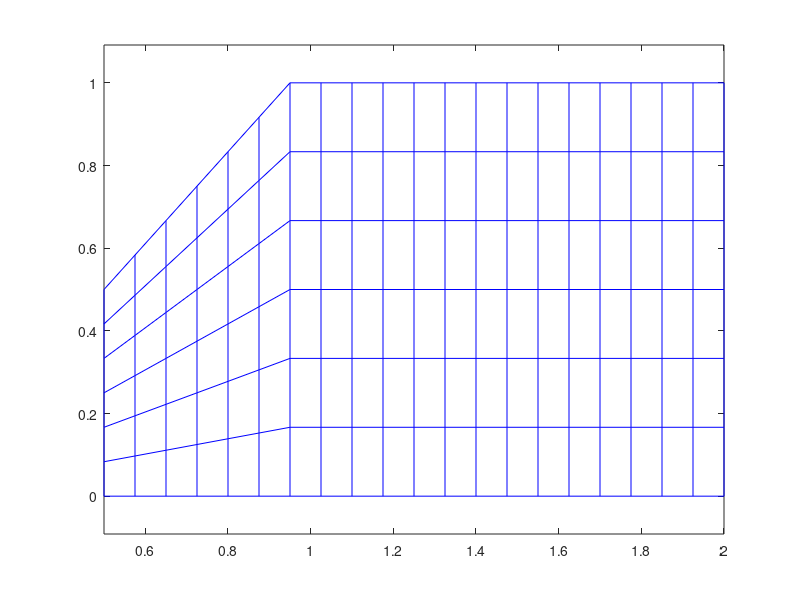
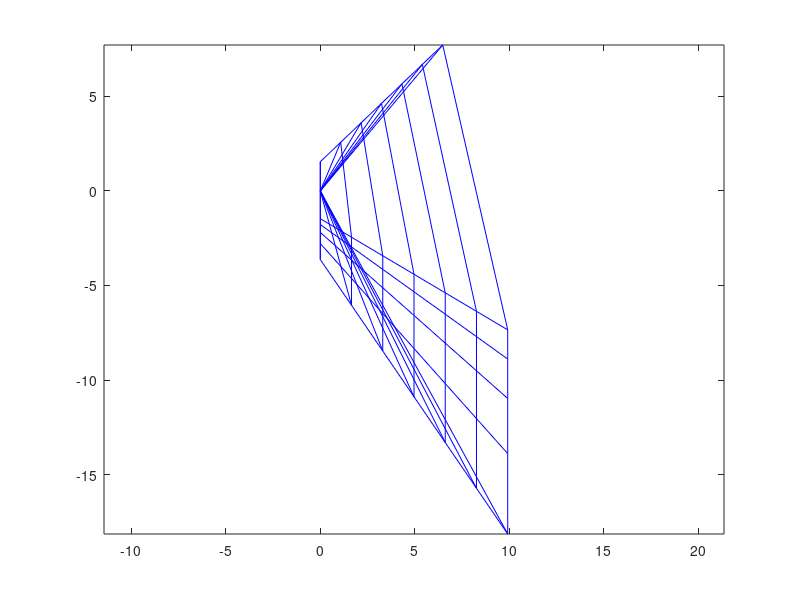

Write the MATLAB code that produced these figures, in order. (Note: this script raises an error after producing the figures.)
clc;
clear
close all;

%% Control Parameters
tol = 1e-5;
omega = 1; % change later when norms are easier to find?
cBC = 1;

%% Initialize Computational Grid and Physical Grid

% Computational Grid
nZeta = 21; % dZ = 1
nEta = 7; % dE = 1
[ZZ, EE] = meshgrid(1:nZeta, 1:nEta);

% Physical Grid -> boundary conditions
xS = linspace(0.5, 2, nZeta);
xW = zeros(nEta, 1);
xN = xS;
xE = ones(nEta, 1);

yS = zeros(size(xS));
yN = [linspace(0.5,1, sum(xN<1)), ones(size(xN(xN >=1)))];%[0.5.*(1 + (2.*xN(xN <1)-1).^2), ones(size(xN(xN >=1)))];
yW = linspace(yS(1), yN(1), nEta);
yE = linspace(yS(end), yN(end), nEta);

UU = cat(3, ZZ, EE, zeros(size(ZZ)), zeros(size(EE))); % [X, Y, P, Q]
for i = 1:size(UU,2)
   UU(:,i,1:2) = cat(3, linspace(xS(i), xN(i), nEta), linspace(yS(i), yN(i), nEta));
end
for i = 2:(size(UU,2)-1) % march from west to east
    % Get Derivatives?
    xZeta = UU(2:end-1, i+1, 1) - UU(2:end-1, i-1,1);
    yZeta = UU(2:end-1, i+1, 2) - UU(2:end-1, i-1,2);
    xEta = UU(3:end,i,1) - UU(1:end-2,i,1);
    yEta = UU(3:end,i,2) - UU(1:end-2,i,2);

    % Calculate alpha, beta, gamma, jacobian
    alpha = xEta.^2 + yEta.^2;
    beta = xZeta.*xEta + yZeta.*yEta;
    gamma = xZeta.^2 + yZeta.^2;
    jac = xZeta.*yEta - yZeta.*xEta;
    
    if (i == 2) || (i == (size(UU,2)-1))
        if i == 2
            ind = i-1;
            dZdx = (-1.5.*ZZ(2:end-1,1)+2.*ZZ(2:end-1,2)-0.5.*ZZ(2:end-1,3))./(-1.5.*UU(2:end-1,1,1)+2.*UU(2:end-1,2,1)-0.5.*UU(2:end-1,3,1)).*(-(UU(3:end,1,2)-UU(1:end-2,1,2))./sqrt((UU(3:end,1,2)-UU(1:end-2,1,2)).^2+(UU(3:end,1,1)-UU(1:end-2,1,1)).^2))...
                    + (ZZ(3:end,1) - ZZ(1:end-2,1))./(UU(3:end,1,2)-UU(1:end-2,1,2)).*(UU(3:end,1,1)-UU(1:end-2,1,1))./sqrt((UU(3:end,1,2)-UU(1:end-2,1,2)).^2+(UU(3:end,1,1)-UU(1:end-2,1,1)).^2); % normal is <-1,0>
            dEdx = (-1.5.*EE(2:end-1,1)+2.*EE(2:end-1,2)-0.5.*EE(2:end-1,3))./(-1.5.*UU(2:end-1,1,1)+2.*UU(2:end-1,2,1)-0.5.*UU(2:end-1,3,1)).*(-(UU(3:end,1,2)-UU(1:end-2,1,2))./sqrt((UU(3:end,1,2)-UU(1:end-2,1,2)).^2+(UU(3:end,1,1)-UU(1:end-2,1,1)).^2))...
                    + (EE(3:end,1) - EE(1:end-2,1))./(UU(3:end,1,2)-UU(1:end-2,1,2)).*(UU(3:end,1,1)-UU(1:end-2,1,1))./sqrt((UU(3:end,1,2)-UU(1:end-2,1,2)).^2+(UU(3:end,1,1)-UU(1:end-2,1,1)).^2); % normal is <-1,0>
            alpha_WE = diff(UU(2:end-1,1:2,1),1,2).^2 + diff(UU(2:end-1,1:2,2),1,2).^2;
        elseif i == (size(UU,2)-1)
            ind = i+1;                
            dZdx = (1.5.*ZZ(2:end-1,end)-2.*ZZ(2:end-1,end-1)+0.5.*ZZ(2:end-1,end-2))./(1.5.*UU(2:end-1,end,1)-2.*UU(2:end-1,end-1,1)+0.5.*UU(2:end-1,end-2,1)).*(-(UU(3:end,end,2)-UU(1:end-2,end,2))./sqrt((UU(3:end,end,2)-UU(1:end-2,end,2)).^2+(UU(3:end,end,1)-UU(1:end-2,end,1)).^2))...
                    + (ZZ(3:end,end) - ZZ(1:end-2,end))./(UU(3:end,end,2)-UU(1:end-2,end,2)).*(UU(3:end,end,1)-UU(1:end-2,end,1))./sqrt((UU(3:end,end,2)-UU(1:end-2,end,2)).^2+(UU(3:end,end,1)-UU(1:end-2,end,1)).^2); % normal is <-1,0>
            dEdx = (1.5.*EE(2:end-1,end)-2.*EE(2:end-1,end-1)+0.5.*EE(2:end-1,end-2))./(1.5.*UU(2:end-1,end,1)-2.*UU(2:end-1,end-1,1)+0.5.*UU(2:end-1,end-2,1)).*(-(UU(3:end,end,2)-UU(1:end-2,end,2))./sqrt((UU(3:end,end,2)-UU(1:end-2,end,2)).^2+(UU(3:end,end,1)-UU(1:end-2,end,1)).^2))...
                    + (EE(3:end,end) - EE(1:end-2,end))./(UU(3:end,end,2)-UU(1:end-2,end,2)).*(UU(3:end,end,1)-UU(1:end-2,end,1))./sqrt((UU(3:end,end,2)-UU(1:end-2,end,2)).^2+(UU(3:end,end,1)-UU(1:end-2,end,1)).^2); % normal is <-1,0>
            alpha_WE = diff(UU(2:end-1,end-1:end,1),1,2).^2 + diff(UU(2:end-1,end-1:end,2),1,2).^2;
        end

        % -(ax_zz - 2Bx_ze + gx_ee)/J^2
        DxZ = -( alpha.*((UU(2:end-1,i+1,1)-2.*UU(2:end-1,i,1)+UU(2:end-1,i-1,1)))...
                -2.*beta.*(diff(UU(3:end,[i+1,i-1],1), 1, 2)-diff(UU(1:end-2,[i+1,i-1],1), 1, 2))...
                +gamma.*((UU(3:end,i,1)-2.*UU(2:end-1,i,1)+UU(1:end-2,i,1)))  )./(jac.^2);

        DyZ = -( alpha.*((UU(2:end-1,i+1,2)-2.*UU(2:end-1,i,2)+UU(2:end-1,i-1,2)))...
                -2.*beta.*(diff(UU(3:end,[i+1,i-1],2), 1, 2)-diff(UU(1:end-2,[i+1,i-1],2), 1, 2))...
                +gamma.*((UU(3:end,i,2)-2.*UU(2:end-1,i,2)+UU(1:end-2,i,2)))  )./(jac.^2);

        % East/West Boundary
        UU(2:end-1, ind,3) = (yEta.*DxZ - xEta.*DyZ)./jac;% - cBC.*(dZdx);
        UU(2:end-1, ind,4) = (xZeta.*DyZ - yZeta.*DxZ)./jac - cBC.*(dEdx);
        
        UU(:,ind,3:4) = cat(3, linspace(UU(1,ind,3),UU(end,ind,3),nEta), linspace(UU(1,ind,4),UU(end,ind,4),nEta));    
    end
    
    DxN = -( alpha(end).*((UU(end-1,i+1,1)-2.*UU(end-1,i,1)+UU(end-1,i-1,1)))...
            -2.*beta(end).*(diff(UU(end,[i+1,i-1],1), 1, 2)-diff(UU(end-2,[i+1,i-1],1), 1, 2))...
            +gamma(end).*((UU(end,i,1)-2.*UU(end-1,i,1)+UU(end-2,i,1)))  )./(jac(end)^2);

    DyN = -( alpha(end).*((UU(end-1,i+1,2)-2.*UU(end-1,i,2)+UU(end-1,i-1,2)))...
            -2.*beta(end).*(diff(UU(end,[i+1,i-1],2), 1, 2)-diff(UU(end-2,[i+1,i-1],2), 1, 2))...
            +gamma(end).*((UU(end,i,2)-2.*UU(end-1,i,2)+UU(end-2,i,2)))  )./(jac(end)^2);

    DxS = -( alpha(1).*((UU(2,i+1,1)-2.*UU(2,i,1)+UU(2,i-1,1)))...
            -2.*beta(1).*(diff(UU(3,[i+1,i-1],1), 1, 2)-diff(UU(1,[i+1,i-1],1), 1, 2))...
            +gamma(1).*((UU(3,i,1)-2.*UU(2,i,1)+UU(1,i,1)))  )./(jac(1)^2);

    DyS = -( alpha(1).*((UU(2,i+1,2)-2.*UU(2,i,2)+UU(2,i-1,2)))...
            -2.*beta(1).*(diff(UU(3,[i+1,i-1],2), 1, 2)-diff(UU(1,[i+1,i-1],2), 1, 2))...
            +gamma(1).*((UU(3,i,2)-2.*UU(2,i,2)+UU(1,i,2)))  )./(jac(1)^2);

    UU(end,i,3) = (yEta(end)*DxN - xEta(end)*DyN)./jac(end)...
                    - cBC.*((ZZ(end,i+1) - ZZ(end,i-1))/(UU(end,i+1,1) - UU(end,i-1,1))*(-(UU(end,i+1,2)-UU(end,i-1,2))./sqrt((UU(end,i+1,2)-UU(end,i-1,2)).^2+(UU(end,i+1,1)-UU(end,i-1,1))^2)) + (1.5*ZZ(end,i)-2*ZZ(end-1,i)+0.5*ZZ(end-2,i))/(1.5*UU(end,i,2)-2*UU(end-1,i,2)+0.5*UU(end-2,i,2)) * ((UU(end,i+1,1)-UU(end,i-1,1))./sqrt((UU(end,i+1,2)-UU(end,i-1,2)).^2+(UU(end,i+1,1)-UU(end,i-1,1)).^2)));
    UU(end,i,4) = (xZeta(end)*DyN - yZeta(end)*DxN)./jac(end);%...
                    %- cBC.*((EE(end,i+1) - EE(end,i-1))/(UU(end,i+1,1) - UU(end,i-1,1))*(-(UU(end,i+1,2)-UU(end,i-1,2))./sqrt((UU(end,i+1,2)-UU(end,i-1,2)).^2+(UU(end,i+1,1)-UU(end,i-1,1))^2)) + (1.5*EE(end,i)-2*EE(end-1,i)+0.5*EE(end-2,i))/(1.5*UU(end,i,2)-2*UU(end-1,i,2)+0.5*UU(end-2,i,2)) * ((UU(end,i+1,1)-UU(end,i-1,1))./sqrt((UU(end,i+1,2)-UU(end,i-1,2)).^2+(UU(end,i+1,1)-UU(end,i-1,1)).^2)));

%     UU(1,i,3) = (yEta(1)*DxS - xEta(1)*DyS)./jac(1) - cBC.*((-1.5*ZZ(1,i)+2*ZZ(2,i)-0.5*ZZ(3,i))./(-1.5*UU(1,i,2)+2*UU(2,i,2)-0.5*UU(3,i,2)));
%     UU(1,i,4) = (xZeta(1)*DyS - yZeta(1)*DxS)./jac(1) - cBC.*((-1.5*EE(1,i)+2*EE(2,i)-0.5*EE(3,i))./(-1.5*UU(1,i,2)+2*UU(2,i,2)-0.5*UU(3,i,2)));
    UU(1,i,3) = (yEta(1)*DxS - xEta(1)*DyS)./jac(1)...
                    - cBC.*((ZZ(1,i+1) - ZZ(1,i-1))./(UU(1,i+1,1) - UU(1,i-1,1))*(-(UU(1,i+1,2)-UU(1,i-1,2))./sqrt((UU(1,i+1,2)-UU(1,i-1,2)).^2+(UU(1,i+1,1)-UU(1,i-1,1))^2)) + (1.5*ZZ(1,i)-2*ZZ(2,i)+0.5*ZZ(3,i))/(1.5*UU(1,i,2)-2*UU(2,i,2)+0.5*UU(3,i,2)) * ((UU(1,i+1,1)-UU(1,i-1,1))./sqrt((UU(1,i+1,2)-UU(1,i-1,2)).^2+(UU(1,i+1,1)-UU(1,i-1,1)).^2)));
    UU(1,i,4) = (xZeta(1)*DyS - yZeta(1)*DxS)./jac(1);%...
                    %- cBC.*((EE(1,i+1) - EE(1,i-1))/(UU(1,i+1,1) - UU(1,i-1,1))*(-(UU(1,i+1,2)-UU(1,i-1,2))./sqrt((UU(1,i+1,2)-UU(1,i-1,2)).^2+(UU(1,i+1,1)-UU(1,i-1,1))^2)) + (1.5*EE(1,i)-2*EE(2,i)+0.5*EE(3,i))/(1.5*UU(1,i,2)-2*UU(2,i,2)+0.5*UU(3,i,2)) * ((UU(1,i+1,1)-UU(1,i-1,1))./sqrt((UU(1,i+1,2)-UU(1,i-1,2)).^2+(UU(1,i+1,1)-UU(1,i-1,1)).^2)));
    
    UU(:,i,3:4) = cat(3, linspace(UU(1,i,3),UU(end,i,3),nEta), linspace(UU(1,i,4),UU(end,i,4),nEta));    
end

% % Pre-iterated Grid
figure(1);
plot(UU(:,:,1), UU(:,:,2), 'b-', UU(:,:,1)', UU(:,:,2)', 'b-'); axis equal; 
figure(2);
plot(UU(:,:,3), UU(:,:,4), 'b-', UU(:,:,3)', UU(:,:,4)', 'b-'); axis equal; 
drawnow;

%% Line SOR
res = 1;

while res(end) > tol
    %% Sweep through field 
    if mod(length(res),2)
        iSweep = 2:(size(UU,2)-1);
    else
        iSweep = fliplr(2:(size(UU,2)-1));
    end
    
    for i = iSweep
        % Get Derivatives?
        xZeta = UU(2:end-1, i+1, 1) - UU(2:end-1, i-1,1);
        yZeta = UU(2:end-1, i+1, 2) - UU(2:end-1, i-1,2);
        xEta = UU(3:end,i,1) - UU(1:end-2,i,1);
        yEta = UU(3:end,i,2) - UU(1:end-2,i,2);
        
        % Calculate alpha, beta, gamma, jacobian
        alpha = xEta.^2 + yEta.^2;
        beta = xZeta.*xEta + yZeta.*yEta;
        gamma = xZeta.^2 + yZeta.^2;
        jac = xZeta.*yEta - yZeta.*xEta;
        
        % Update Boundary Conditions for p and q -> use interior points
        if (i == 2) || (i == (size(UU,2)-1))
            if i == 2
                ind = i-1;
                dZdx = (-1.5.*ZZ(2:end-1,1)+2.*ZZ(2:end-1,2)-0.5.*ZZ(2:end-1,3))./(-1.5.*UU(2:end-1,1,1)+2.*UU(2:end-1,2,1)-0.5.*UU(2:end-1,3,1)).*(-(UU(3:end,1,2)-UU(1:end-2,1,2))./sqrt((UU(3:end,1,2)-UU(1:end-2,1,2)).^2+(UU(3:end,1,1)-UU(1:end-2,1,1)).^2))...
                        + (ZZ(3:end,1) - ZZ(1:end-2,1))./(UU(3:end,1,2)-UU(1:end-2,1,2)).*(UU(3:end,1,1)-UU(1:end-2,1,1))./sqrt((UU(3:end,1,2)-UU(1:end-2,1,2)).^2+(UU(3:end,1,1)-UU(1:end-2,1,1)).^2); % normal is <-1,0>
                dEdx = (-1.5.*EE(2:end-1,1)+2.*EE(2:end-1,2)-0.5.*EE(2:end-1,3))./(-1.5.*UU(2:end-1,1,1)+2.*UU(2:end-1,2,1)-0.5.*UU(2:end-1,3,1)).*(-(UU(3:end,1,2)-UU(1:end-2,1,2))./sqrt((UU(3:end,1,2)-UU(1:end-2,1,2)).^2+(UU(3:end,1,1)-UU(1:end-2,1,1)).^2))...
                        + (EE(3:end,1) - EE(1:end-2,1))./(UU(3:end,1,2)-UU(1:end-2,1,2)).*(UU(3:end,1,1)-UU(1:end-2,1,1))./sqrt((UU(3:end,1,2)-UU(1:end-2,1,2)).^2+(UU(3:end,1,1)-UU(1:end-2,1,1)).^2); % normal is <-1,0>
                alpha_WE = diff(UU(2:end-1,1:2,1),1,2).^2 + diff(UU(2:end-1,1:2,2),1,2).^2;
            elseif i == (size(UU,2)-1)
                ind = i+1;                
                dZdx = (1.5.*ZZ(2:end-1,end)-2.*ZZ(2:end-1,end-1)+0.5.*ZZ(2:end-1,end-2))./(1.5.*UU(2:end-1,end,1)-2.*UU(2:end-1,end-1,1)+0.5.*UU(2:end-1,end-2,1)).*(-(UU(3:end,end,2)-UU(1:end-2,end,2))./sqrt((UU(3:end,end,2)-UU(1:end-2,end,2)).^2+(UU(3:end,end,1)-UU(1:end-2,end,1)).^2))...
                        + (ZZ(3:end,end) - ZZ(1:end-2,end))./(UU(3:end,end,2)-UU(1:end-2,end,2)).*(UU(3:end,end,1)-UU(1:end-2,end,1))./sqrt((UU(3:end,end,2)-UU(1:end-2,end,2)).^2+(UU(3:end,end,1)-UU(1:end-2,end,1)).^2); % normal is <-1,0>
                dEdx = (1.5.*EE(2:end-1,end)-2.*EE(2:end-1,end-1)+0.5.*EE(2:end-1,end-2))./(1.5.*UU(2:end-1,end,1)-2.*UU(2:end-1,end-1,1)+0.5.*UU(2:end-1,end-2,1)).*(-(UU(3:end,end,2)-UU(1:end-2,end,2))./sqrt((UU(3:end,end,2)-UU(1:end-2,end,2)).^2+(UU(3:end,end,1)-UU(1:end-2,end,1)).^2))...
                        + (EE(3:end,end) - EE(1:end-2,end))./(UU(3:end,end,2)-UU(1:end-2,end,2)).*(UU(3:end,end,1)-UU(1:end-2,end,1))./sqrt((UU(3:end,end,2)-UU(1:end-2,end,2)).^2+(UU(3:end,end,1)-UU(1:end-2,end,1)).^2); % normal is <-1,0>
                alpha_WE = diff(UU(2:end-1,end-1:end,1),1,2).^2 + diff(UU(2:end-1,end-1:end,2),1,2).^2;
            end
            
            % -(ax_zz - 2Bx_ze + gx_ee)/J^2
            DxZ = -( alpha.*((UU(2:end-1,i+1,1)-2.*UU(2:end-1,i,1)+UU(2:end-1,i-1,1)))...
                    -2.*beta.*(diff(UU(3:end,[i+1,i-1],1), 1, 2)-diff(UU(1:end-2,[i+1,i-1],1), 1, 2))...
                    +gamma.*((UU(3:end,i,1)-2.*UU(2:end-1,i,1)+UU(1:end-2,i,1)))  )./(jac.^2);
                
            DyZ = -( alpha.*((UU(2:end-1,i+1,2)-2.*UU(2:end-1,i,2)+UU(2:end-1,i-1,2)))...
                    -2.*beta.*(diff(UU(3:end,[i+1,i-1],2), 1, 2)-diff(UU(1:end-2,[i+1,i-1],2), 1, 2))...
                    +gamma.*((UU(3:end,i,2)-2.*UU(2:end-1,i,2)+UU(1:end-2,i,2)))  )./(jac.^2);
            
            % East/West Boundary
            UU(2:end-1, ind,3) = (yEta.*DxZ - xEta.*DyZ)./jac;% - cBC.*(dZdx);
            UU(2:end-1, ind,4) = (xZeta.*DyZ - yZeta.*DxZ)./jac - cBC.*(dEdx);
        end
            
%             % North Boundary
%             UU(end,i,3) = (yEta(end)*DxZ(end) - xEta(end)*DyZ(end))./jac(end)...
%                             - cBC.*((ZZ(end,i+1) - ZZ(end,i-1))/(UU(end,i+1,1) - UU(end,i-1,1))*(-2*UU(end,i,1)./sqrt(1+4*UU(end,i,1)^2)) + (1.5*ZZ(end,i)-2*ZZ(end-1,i)+0.5*ZZ(end-2,i))/(1.5*UU(end,i,2)-2*UU(end-1,i,2)+0.5*UU(end-2,i,2)) * (1./sqrt(1+4*UU(end,i,1)^2)));
%             UU(end,i,4) = (xZeta(end)*DyZ(end) - yZeta(end)*DxZ(end))./jac(end)...
%                             - cBC.*((EE(end,i+1) - EE(end,i-1))/(UU(end,i+1,1) - UU(end,i-1,1))*(-2*UU(end,i,1)./sqrt(1+4*UU(end,i,1)^2)) + (1.5*EE(end,i)-2*EE(end-1,i)+0.5*EE(end-2,i))/(1.5*UU(end,i,2)-2*UU(end-1,i,2)+0.5*UU(end-2,i,2)) * (1./sqrt(1+4*UU(end,i,1)^2)));
%             
%             % South Boundary
%             UU(1,i,3) = (yEta(1)*DxZ(1) - xEta(1)*DyZ(1))./jac(1) - cBC.*((-1.5*ZZ(1,i)+2*ZZ(2,i)-0.5*ZZ(3,i))./(-1.5*UU(1,i,2)+2*UU(2,i,2)-0.5*UU(3,i,2)));
%             UU(1,i,4) = (xZeta(1)*DyZ(1) - yZeta(1)*DxZ(1))./jac(1) - cBC.*((-1.5*EE(1,i)+2*EE(2,i)-0.5*EE(3,i))./(-1.5*UU(1,i,2)+2*UU(2,i,2)-0.5*UU(3,i,2)));
        DxN = -( alpha(end).*((UU(end-1,i+1,1)-2.*UU(end-1,i,1)+UU(end-1,i-1,1)))...
                -2.*beta(end).*(diff(UU(end,[i+1,i-1],1), 1, 2)-diff(UU(end-2,[i+1,i-1],1), 1, 2))...
                +gamma(end).*((UU(end,i,1)-2.*UU(end-1,i,1)+UU(end-2,i,1)))  )./(jac(end)^2);

        DyN = -( alpha(end).*((UU(end-1,i+1,2)-2.*UU(end-1,i,2)+UU(end-1,i-1,2)))...
                -2.*beta(end).*(diff(UU(end,[i+1,i-1],2), 1, 2)-diff(UU(end-2,[i+1,i-1],2), 1, 2))...
                +gamma(end).*((UU(end,i,2)-2.*UU(end-1,i,2)+UU(end-2,i,2)))  )./(jac(end)^2);

        DxS = -( alpha(1).*((UU(2,i+1,1)-2.*UU(2,i,1)+UU(2,i-1,1)))...
                -2.*beta(1).*(diff(UU(3,[i+1,i-1],1), 1, 2)-diff(UU(1,[i+1,i-1],1), 1, 2))...
                +gamma(1).*((UU(3,i,1)-2.*UU(2,i,1)+UU(1,i,1)))  )./(jac(1)^2);

        DyS = -( alpha(1).*((UU(2,i+1,2)-2.*UU(2,i,2)+UU(2,i-1,2)))...
                -2.*beta(1).*(diff(UU(3,[i+1,i-1],2), 1, 2)-diff(UU(1,[i+1,i-1],2), 1, 2))...
                +gamma(1).*((UU(3,i,2)-2.*UU(2,i,2)+UU(1,i,2)))  )./(jac(1)^2);

        UU(end,i,3) = (yEta(end)*DxN - xEta(end)*DyN)./jac(end)...
                        - cBC.*((ZZ(end,i+1) - ZZ(end,i-1))/(UU(end,i+1,1) - UU(end,i-1,1))*(-(UU(end,i+1,2)-UU(end,i-1,2))./sqrt((UU(end,i+1,2)-UU(end,i-1,2)).^2+(UU(end,i+1,1)-UU(end,i-1,1))^2)) + (1.5*ZZ(end,i)-2*ZZ(end-1,i)+0.5*ZZ(end-2,i))/(1.5*UU(end,i,2)-2*UU(end-1,i,2)+0.5*UU(end-2,i,2)) * ((UU(end,i+1,1)-UU(end,i-1,1))./sqrt((UU(end,i+1,2)-UU(end,i-1,2)).^2+(UU(end,i+1,1)-UU(end,i-1,1)).^2)));
        UU(end,i,4) = (xZeta(end)*DyN - yZeta(end)*DxN)./jac(end);...
                        %- cBC.*((EE(end,i+1) - EE(end,i-1))/(UU(end,i+1,1) - UU(end,i-1,1))*(-(UU(end,i+1,2)-UU(end,i-1,2))./sqrt((UU(end,i+1,2)-UU(end,i-1,2)).^2+(UU(end,i+1,1)-UU(end,i-1,1))^2)) + (1.5*EE(end,i)-2*EE(end-1,i)+0.5*EE(end-2,i))/(1.5*UU(end,i,2)-2*UU(end-1,i,2)+0.5*UU(end-2,i,2)) * ((UU(end,i+1,1)-UU(end,i-1,1))./sqrt((UU(end,i+1,2)-UU(end,i-1,2)).^2+(UU(end,i+1,1)-UU(end,i-1,1)).^2)));

%         UU(1,i,3) = (yEta(1)*DxS - xEta(1)*DyS)./jac(1) - cBC.*((-1.5*ZZ(1,i)+2*ZZ(2,i)-0.5*ZZ(3,i))./(-1.5*UU(1,i,2)+2*UU(2,i,2)-0.5*UU(3,i,2)));
%         UU(1,i,4) = (xZeta(1)*DyS - yZeta(1)*DxS)./jac(1) - cBC.*((-1.5*EE(1,i)+2*EE(2,i)-0.5*EE(3,i))./(-1.5*UU(1,i,2)+2*UU(2,i,2)-0.5*UU(3,i,2)));
        UU(1,i,3) = (yEta(1)*DxS - xEta(1)*DyS)./jac(1)...
                        - cBC.*((ZZ(1,i+1) - ZZ(1,i-1))./(UU(1,i+1,1) - UU(1,i-1,1))*(-(UU(1,i+1,2)-UU(1,i-1,2))./sqrt((UU(1,i+1,2)-UU(1,i-1,2)).^2+(UU(1,i+1,1)-UU(1,i-1,1))^2)) + (1.5*ZZ(1,i)-2*ZZ(2,i)+0.5*ZZ(3,i))/(1.5*UU(1,i,2)-2*UU(2,i,2)+0.5*UU(3,i,2)) * ((UU(1,i+1,1)-UU(1,i-1,1))./sqrt((UU(1,i+1,2)-UU(1,i-1,2)).^2+(UU(1,i+1,1)-UU(1,i-1,1)).^2)));
        UU(1,i,4) = (xZeta(1)*DyS - yZeta(1)*DxS)./jac(1);...
                        %- cBC.*((EE(1,i+1) - EE(1,i-1))/(UU(1,i+1,1) - UU(1,i-1,1))*(-(UU(1,i+1,2)-UU(1,i-1,2))./sqrt((UU(1,i+1,2)-UU(1,i-1,2)).^2+(UU(1,i+1,1)-UU(1,i-1,1))^2)) + (1.5*EE(1,i)-2*EE(2,i)+0.5*EE(3,i))/(1.5*UU(1,i,2)-2*UU(2,i,2)+0.5*UU(3,i,2)) * ((UU(1,i+1,1)-UU(1,i-1,1))./sqrt((UU(1,i+1,2)-UU(1,i-1,2)).^2+(UU(1,i+1,1)-UU(1,i-1,1)).^2)));

        % Calculate thomas coefficients
        aa = repmat([0; gamma; 0],4,1);
        bb = repmat([1; -2.*(alpha + gamma); 1], size(UU,3),1);
        cc = repmat([0; gamma; 0],4,1);
        dd = [  UU(1,i,1); -alpha.*sum(UU(2:end-1,[i+1,i-1],1), 2) + 2.*beta.*(diff(UU(3:end,[i+1,i-1],1), 1, 2)-diff(UU(1:end-2,[i+1,i-1],1), 1, 2)) - (jac.^2).*(UU(2:end-1,i,3).*xZeta + UU(2:end-1,i,4).*xEta); UU(end,i,1);...
                UU(1,i,2); -alpha.*sum(UU(2:end-1,[i+1,i-1],2), 2) + 2.*beta.*(diff(UU(3:end,[i+1,i-1],2), 1, 2)-diff(UU(1:end-2,[i+1,i-1],2), 1, 2)) - (jac.^2).*(UU(2:end-1,i,3).*yZeta + UU(2:end-1,i,4).*yEta); UU(end,i,2);...
                UU(1,i,3); -alpha.*sum(UU(2:end-1,[i+1,i-1],3), 2) + 2.*beta.*(diff(UU(3:end,[i+1,i-1],3), 1, 2)-diff(UU(1:end-2,[i+1,i-1],3), 1, 2)); UU(end,i,3);...
                UU(1,i,4); -alpha.*sum(UU(2:end-1,[i+1,i-1],4), 2) + 2.*beta.*(diff(UU(3:end,[i+1,i-1],4), 1, 2)-diff(UU(1:end-2,[i+1,i-1],4), 1, 2)); UU(end,i,4)];
            
        UU(:,i,:) = omega.*reshape(thomas3(aa, bb, cc, dd),size(UU,1),1,size(UU,3)) + (1-omega).*UU(:,i,:);
        
    end
    
    %% Calculate Residual
    res(end+1) = meshResidual(UU);
    
    figure(1);
    plot(UU(:,:,1), UU(:,:,2), 'b-', UU(:,:,1)', UU(:,:,2)', 'b-'); axis equal; 
    figure(2);
    plot(UU(:,:,3), UU(:,:,4), 'b-', UU(:,:,3)', UU(:,:,4)', 'b-'); axis equal; 
    drawnow;
end